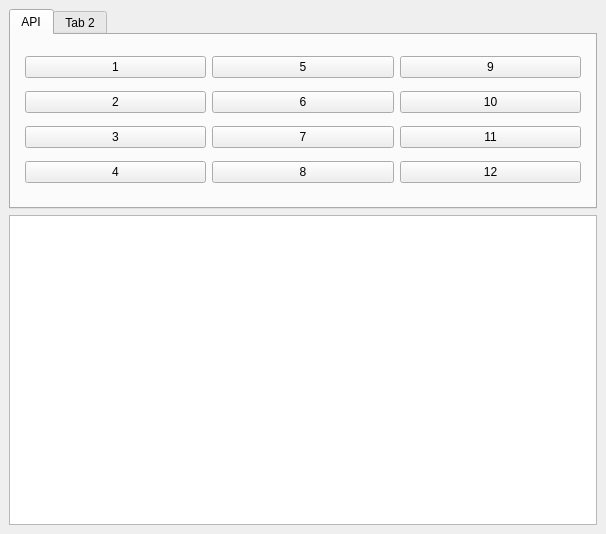
<?xml version="1.0" encoding="UTF-8"?>
<ui version="4.0">
 <class>MainWindow</class>
 <widget class="QMainWindow" name="MainWindow">
  <property name="geometry">
   <rect>
    <x>0</x>
    <y>0</y>
    <width>606</width>
    <height>534</height>
   </rect>
  </property>
  <property name="windowTitle">
   <string>MainWindow</string>
  </property>
  <widget class="QWidget" name="centralwidget">
   <layout class="QVBoxLayout" name="verticalLayout_2">
    <item>
     <widget class="QTabWidget" name="tabWidget">
      <property name="maximumSize">
       <size>
        <width>16777215</width>
        <height>200</height>
       </size>
      </property>
      <property name="currentIndex">
       <number>0</number>
      </property>
      <widget class="QWidget" name="tab_api">
       <attribute name="title">
        <string>API</string>
       </attribute>
       <layout class="QHBoxLayout" name="horizontalLayout">
        <item>
         <layout class="QGridLayout" name="gridLayout">
          <property name="sizeConstraint">
           <enum>QLayout::SetDefaultConstraint</enum>
          </property>
          <property name="leftMargin">
           <number>5</number>
          </property>
          <property name="topMargin">
           <number>5</number>
          </property>
          <property name="rightMargin">
           <number>5</number>
          </property>
          <property name="bottomMargin">
           <number>5</number>
          </property>
          <item row="2" column="1">
           <widget class="QPushButton" name="pushButton_7">
            <property name="text">
             <string>7</string>
            </property>
           </widget>
          </item>
          <item row="3" column="2">
           <widget class="QPushButton" name="pushButton_12">
            <property name="text">
             <string>12</string>
            </property>
           </widget>
          </item>
          <item row="3" column="1">
           <widget class="QPushButton" name="pushButton_8">
            <property name="text">
             <string>8</string>
            </property>
           </widget>
          </item>
          <item row="1" column="1">
           <widget class="QPushButton" name="pushButton_6">
            <property name="text">
             <string>6</string>
            </property>
           </widget>
          </item>
          <item row="2" column="2">
           <widget class="QPushButton" name="pushButton_11">
            <property name="text">
             <string>11</string>
            </property>
           </widget>
          </item>
          <item row="3" column="0">
           <widget class="QPushButton" name="pushButton_4">
            <property name="text">
             <string>4</string>
            </property>
           </widget>
          </item>
          <item row="2" column="0">
           <widget class="QPushButton" name="pushButton_3">
            <property name="text">
             <string>3</string>
            </property>
           </widget>
          </item>
          <item row="1" column="2">
           <widget class="QPushButton" name="pushButton_10">
            <property name="text">
             <string>10</string>
            </property>
           </widget>
          </item>
          <item row="1" column="0">
           <widget class="QPushButton" name="pushButton_2">
            <property name="text">
             <string>2</string>
            </property>
           </widget>
          </item>
          <item row="0" column="0">
           <widget class="QPushButton" name="pushButton_1">
            <property name="text">
             <string>1</string>
            </property>
           </widget>
          </item>
          <item row="0" column="1">
           <widget class="QPushButton" name="pushButton_5">
            <property name="text">
             <string>5</string>
            </property>
           </widget>
          </item>
          <item row="0" column="2">
           <widget class="QPushButton" name="pushButton_9">
            <property name="text">
             <string>9</string>
            </property>
           </widget>
          </item>
         </layout>
        </item>
       </layout>
      </widget>
      <widget class="QWidget" name="tab_3">
       <attribute name="title">
        <string>Tab 2</string>
       </attribute>
       <layout class="QVBoxLayout" name="verticalLayout">
        <item>
         <widget class="QTableWidget" name="tableWidget">
          <row>
           <property name="text">
            <string>New Row1</string>
           </property>
          </row>
          <row>
           <property name="text">
            <string>New Row2</string>
           </property>
          </row>
          <row>
           <property name="text">
            <string>New Row3</string>
           </property>
          </row>
          <column>
           <property name="text">
            <string>New Column1</string>
           </property>
          </column>
          <column>
           <property name="text">
            <string>New Column2</string>
           </property>
          </column>
          <column>
           <property name="text">
            <string>New Column3</string>
           </property>
          </column>
          <item row="0" column="0">
           <property name="text">
            <string>111</string>
           </property>
          </item>
          <item row="0" column="1">
           <property name="text">
            <string>112</string>
           </property>
          </item>
          <item row="0" column="2">
           <property name="text">
            <string>113</string>
           </property>
          </item>
          <item row="1" column="0">
           <property name="text">
            <string>221</string>
           </property>
          </item>
          <item row="1" column="1">
           <property name="text">
            <string>222</string>
           </property>
          </item>
          <item row="1" column="2">
           <property name="text">
            <string>223</string>
           </property>
          </item>
          <item row="2" column="0">
           <property name="text">
            <string>331</string>
           </property>
          </item>
          <item row="2" column="1">
           <property name="text">
            <string>332</string>
           </property>
          </item>
          <item row="2" column="2">
           <property name="text">
            <string>333</string>
           </property>
          </item>
         </widget>
        </item>
       </layout>
      </widget>
     </widget>
    </item>
    <item>
     <widget class="QPlainTextEdit" name="plainTextEdit">
      <property name="minimumSize">
       <size>
        <width>0</width>
        <height>0</height>
       </size>
      </property>
     </widget>
    </item>
   </layout>
  </widget>
  <action name="actionprint_1">
   <property name="checkable">
    <bool>true</bool>
   </property>
   <property name="text">
    <string>print(&quot;1&quot;)</string>
   </property>
  </action>
 </widget>
 <resources/>
 <connections/>
</ui>
